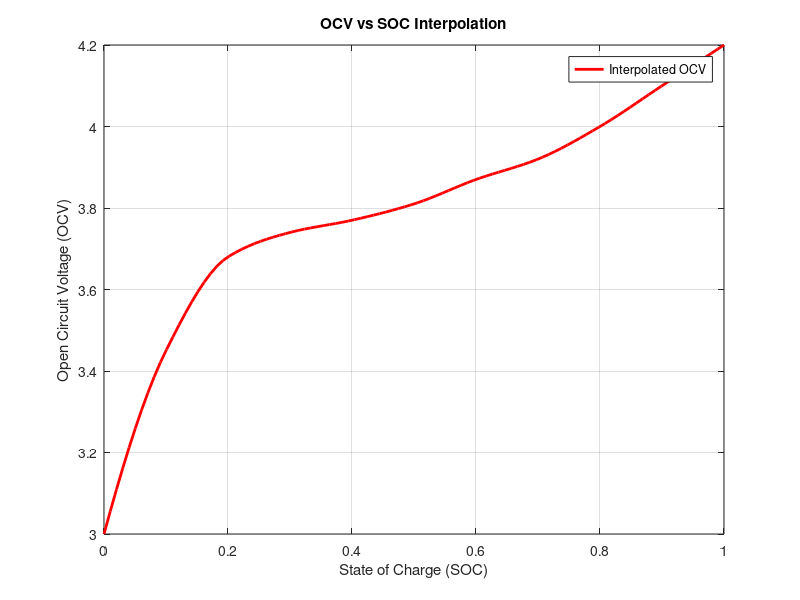

Write MATLAB code to recreate this figure. (Note: this script raises an error after producing the figure.)
soc_data = [0, 0.1, 0.2, 0.3, 0.4, 0.5, 0.6, 0.7, 0.8, 0.9, 1.0];
ocv_data = [3.0, 3.45, 3.68, 3.74, 3.77, 3.81, 3.87, 3.92, 4.00, 4.10, 4.2];
soc_interp = linspace(0, 1, 100);
%here (0,1) are the first and last values, and 100 is the number of spaces
%between them, it means it interpolates 100 times, with 0.01 iteration.
ocv_interp = interp1(soc_data, ocv_data, soc_interp, 'pchip');
plot(soc_interp, ocv_interp, 'r-', 'LineWidth', 2);
grid on;
xlabel('State of Charge (SOC)');
ylabel('Open Circuit Voltage (OCV)');
title('OCV vs SOC Interpolation');
legend('Interpolated OCV');
writematrix(ocv_interp', 'interpolated_ocv.csv');
